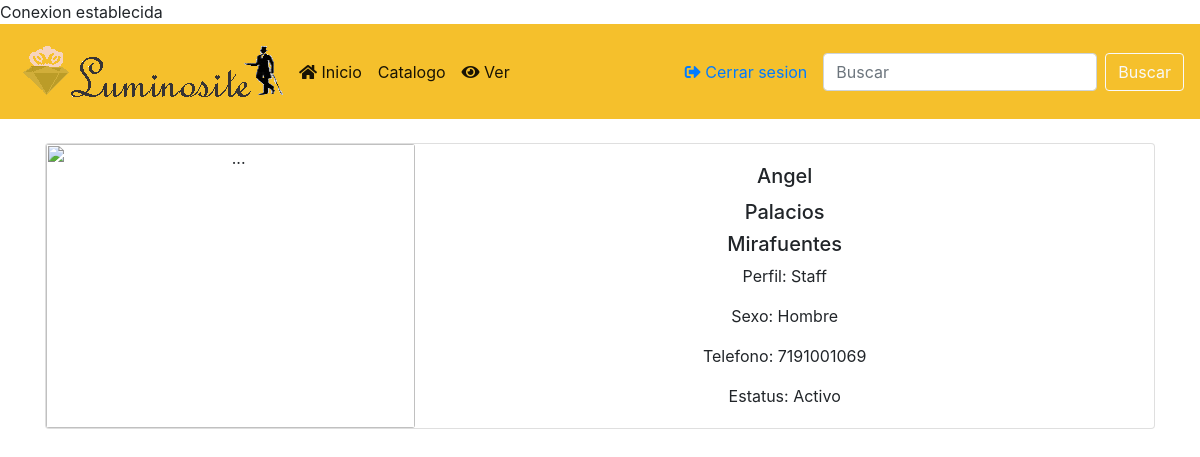
The page /perfil.php (signed in) on the database its author committed.
### tables this page shows
CREATE TABLE `cliente` (
  `id_cliente` int(11) NOT NULL AUTO_INCREMENT,
  `nombre_cliente` varchar(45) NOT NULL,
  `primer_apellido` varchar(45) NOT NULL,
  `segundo_apellido` varchar(45) NOT NULL,
  `password` varchar(100) NOT NULL,
  `correo_electronico` varchar(100) NOT NULL,
  `telefono` varchar(10) NOT NULL,
  `sexo` enum('Hombre','Mujer','Indeterminado') NOT NULL,
  `perfil` enum('Administrador','Técnico','Staff') NOT NULL,
  `estatus` enum('Activo','Inactivo') NOT NULL,
  `foto_perfil` blob NOT NULL,
  PRIMARY KEY (`id_cliente`)
);

### perfil.php (the view, shortened to what this page needs)
<?php
require_once './conexion.php';
?>
<!DOCTYPE html>
<html lang="es-MX">
<head>
    <link rel="stylesheet" href="css/bootstrap.min.css">
    <link rel="stylesheet" href="css/all.min.css">
</head>
<body>
<?php require_once('./menu.php');
$use= $_SESSION['id'];
  $sql = "select id_cliente, nombre_cliente,telefono,estatus, primer_apellido,sexo,segundo_apellido,perfil, foto_perfil from cliente where id_cliente = $use" ;
  foreach ($conexion->query($sql) as $registro) {
$registro['id_cliente'] = htmlentities($registro['id_cliente']);
$registro['nombre_cliente'] = htmlentities($registro['nombre_cliente']);
$registro['primer_apellido'] = htmlentities($registro['primer_apellido']);
$registro['segundo_apellido'] = htmlentities($registro['segundo_apellido']);
$registro['foto_perfil'] = htmlentities($registro['foto_perfil']);
$registro['perfil'] = htmlentities($registro['perfil']);
$registro['sexo'] = htmlentities($registro['sexo']);
$registro['telefono'] = htmlentities($registro['telefono']);
$registro['estatus'] = htmlentities($registro['estatus']);
  }
 ?>
<div class="container mt-4">
     <div class="card text-center" >
  <div class="row no-gutters">
    <div class="col-md-4">
      <img src="./<?php echo($registro['foto_perfil']); ?>" class="card-img" alt="...">
    </div>
    <div class="col-md-8">
      <div class="card-body">
        <h5 class="card-title"> <?php echo ($_SESSION['nombre']); ?> </h5>
        <h5 class="card-text"><?php echo ($registro['primer_apellido']); ?></h5>
        <h5 class="card-text"><?php echo ($registro['segundo_apellido']); ?></h5>
        <p class="card-text">Perfil: <?php echo ($registro['perfil']); ?></p>
        <p class="card-text">Sexo: <?php echo ($registro['sexo']); ?></p>
        <p class="card-text">Telefono: <?php echo ($registro['telefono']); ?></p>
        <p class="card-text">Estatus: <?php echo ($registro['estatus']); ?></p>
      </div>
    </div>
  </div>
</div>
</div>
</body>
</html>

### rows shown on the page
cliente: primer_apellido "Palacios", segundo_apellido "Mirafuentes", perfil "Staff", sexo "Hombre", telefono "7191001069", estatus "Activo"

### other values the page prints
$_SESSION['nombre'] "Angel"
